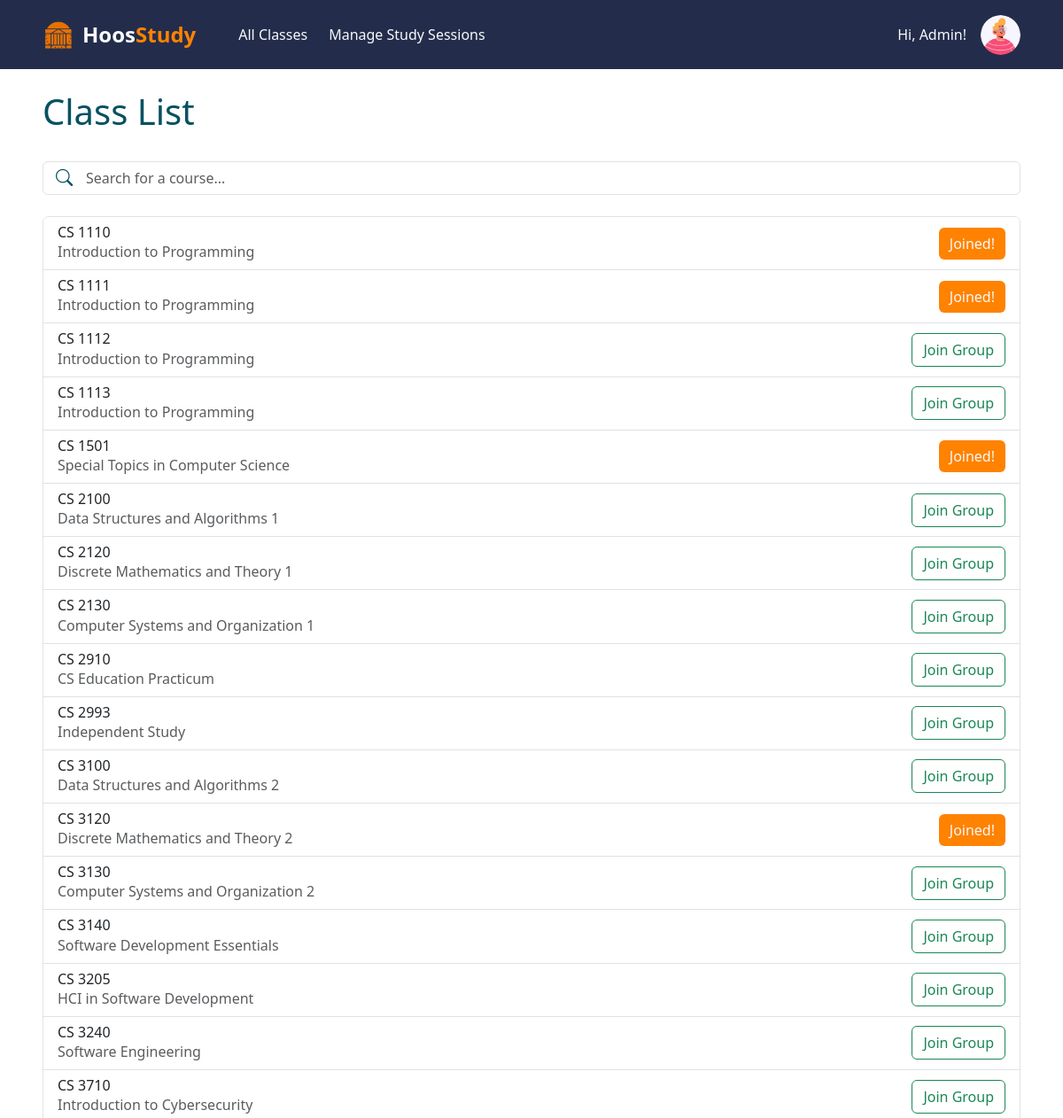
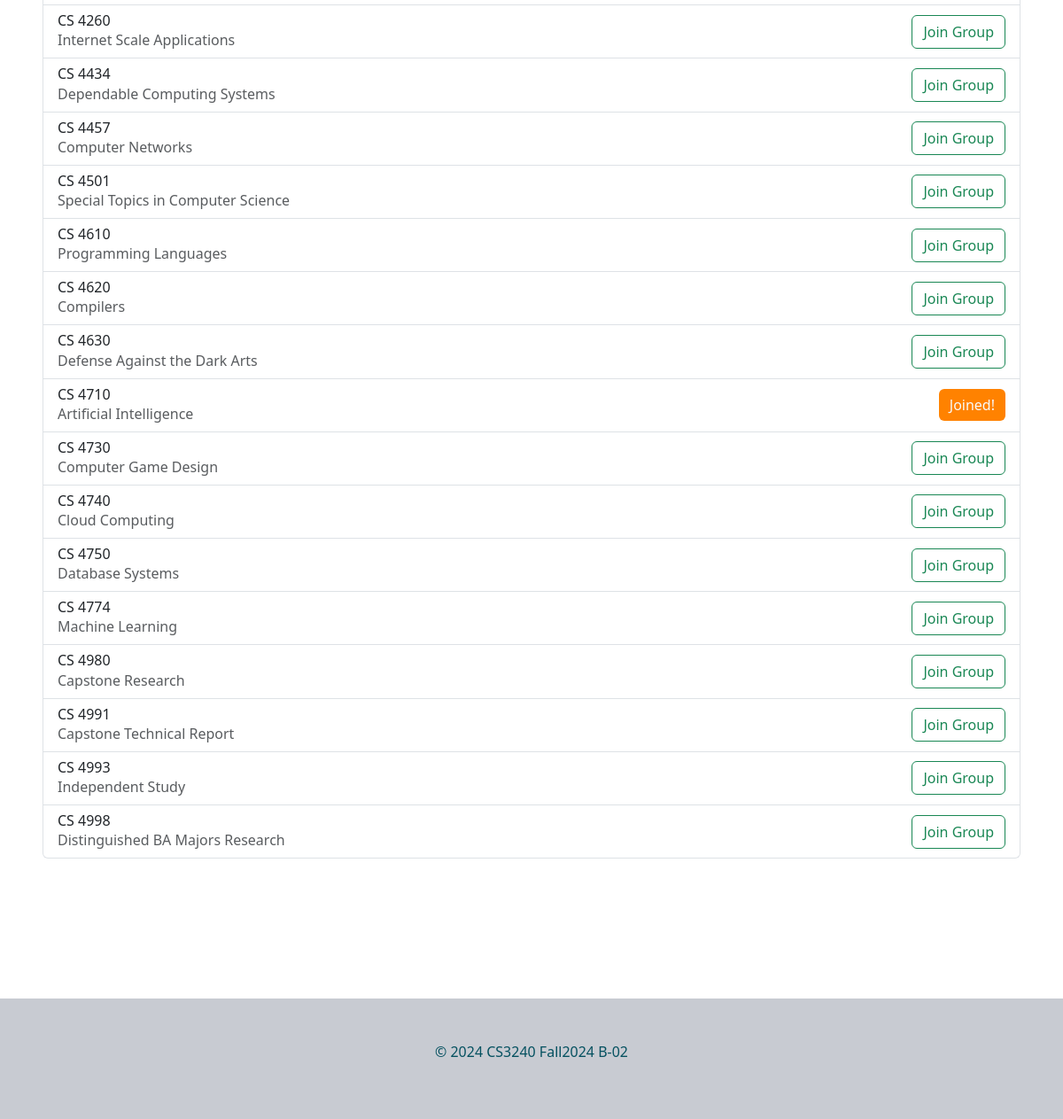
The app's page /classes/ (signed in) with its own data (2 pictures, top to bottom).
### hoos_study_app/models.py (models this page shows, shortened)
class User(AbstractUser):
    YEAR_CHOICES = [
        ('1', 'First Year'),
        ('2', 'Second Year'),
        ('3', 'Third Year'),
        ('4', 'Fourth Year'),
    ]
    is_pma_admin = models.BooleanField(default=False)
    year = models.CharField(max_length=1, choices=YEAR_CHOICES,  null=True, blank=True)
    profile_picture = models.ImageField(
        upload_to='profile_pictures/', null=True, blank=True,
        validators=[validate_file_extension, validate_file_size],
        default=random_profile_picture
    )

class Course(models.Model):
    mnemonic = models.CharField(max_length=4, default="GEN")
    number = models.IntegerField(default=1000)
    title = models.CharField(max_length=100, default="HOOS")
    students = models.ManyToManyField(User, related_name="courses", blank=True)
    semester = models.CharField(max_length=20, default="N/A")

### hoos_study_app/views.py (the view)
# urls.py: path("classes/", views.ClassesView.as_view(), name="class-list"),
class ClassesView(ListView):
    model = Course
    template_name = "hoos_study_app/classes.html"
    context_object_name = "class_list"
    def get_queryset(self):
        return Course.objects.order_by('mnemonic', 'number')

### hoos_study_app/templates/hoos_study_app/classes.html (shortened to what this page needs)
{% extends "base.html" %}
{% block content %}
<h1>Class List</h1>
<div class="d-flex flex-column gap-4 pt-4 align-items-center justify-content-center">
    <div class="position-relative w-100">
        <i class="bi bi-search position-absolute" style="top: 50%; left: 15px; transform: translateY(-50%); font-size: 1.2em;"></i>
        <input type="text" id="searchInput" class="form-control ps-5 pe-5" placeholder="Search for a course..." onkeyup="filterList()">
    </div>
    <div class="list-group overflow-y-scroll w-100" style="height: calc(100vh - 270px);" id="courseList">
        {% if class_list %}
            {% for course in class_list %}
                <div class="list-group-item d-flex w-100 align-items-center justify-content-between">
                    <div class="">
                        <h6 id="courseMnemonic" class="mb-0">{{ course.mnemonic }} {{ course.number }}</h6>
                        <p id="courseTitle" class="mb-0 text-muted">{{ course.title }}</p>
                    </div>
                    <div class="d-flex align-items-center">
                        {% if request.user in course.students.all %}
                            <a href="{% url 'hoos_study_app:course_group' course.pk %}"
                               class="btn btn-primary btn-outline-light"
                               style="background-color: #FF8200; border: none;">
                                Joined!
                            </a>
                        {% else %}
                            <form class="mb-0" action="{% url 'hoos_study_app:join_course_group' course.id %}" method="post">
                                <button type="submit" class="btn btn-outline-success">Join Group</button>
                            </form>
                        {% endif %}
                    </div>
                </div>
            {% endfor %}
        {% endif %}
    </div>
</div>
{% endblock %}

### hoos_study_app/templates/base.html (shortened to what this page needs)
<!DOCTYPE html>
<html lang="en">
<head>
    {% load static %}
    <link rel="stylesheet" href="{% static 'hoos_study_app/css/styles.css' %}">
    <link href="https://cdn.jsdelivr.net/npm/bootstrap@5.3.3/dist/css/bootstrap.min.css" rel="stylesheet"
>
    <link rel="stylesheet" href="https://cdn.jsdelivr.net/npm/bootstrap-icons@1.11.3/font/bootstrap-icons.min.css">
</head>
<body class="d-flex flex-column min-vh-100">
  <header class="navbar navbar-expand-lg py-3" style="background-color: #232D4B;">
    <nav class="container-xxl px-5">
      <div class="collapse navbar-collapse text-light" id="navbarToggler">
        <a class="navbar-brand d-flex align-items-center me-5 fw-bold text-light" href="{% url 'hoos_study_app:home' %}" style="text-decoration: none;">
            <img src="{% static 'hoos_study_app/img/rotundaIcon.png' %}"
                alt="Rotunda Icon"
                style="width: 35px; height: 35px; margin-right: 10px;">
            <span style="font-size: 1.5rem; font-weight: bold;">Hoos<span style="color: #FF8200;">Study</span></span>
        </a>
        <a class="nav-link me-4" href="{% url 'hoos_study_app:class-list' %}">
          All Classes
        </a>
        {% if user.is_pma_admin %}
        <a class="nav-link me-4" href="{% url 'hoos_study_app:pma-manage-study-sessions' %}">
          Manage Study Sessions
        </a>
        {% endif %}
      </div>
      <div class="ms-auto">
        {% if user.is_authenticated %}
        <div class="d-flex align-items-center text-light">
          <p class="me-3 mb-0">Hi, {{ user.first_name }}!</p>
          <div id="profile-picture-dropdown" class="nav-item dropdown">
            <a class="nav-link dropdown-toggle" href="#" role="button" data-bs-toggle="dropdown" aria-expanded="false">
              <img id="profile-picture"
                 class="rounded-circle"
                 src="{% if user.profile_picture %}{{ user.profile_picture.url }}{% endif %}"
                 style="width: 45px; height: 45px; object-fit: cover;">
            </a>
          </div>
        </div>
        {% else %}
          <a href="{% url 'account_login' %}" class="btn btn-light">
            <i class="bi bi-box-arrow-in-right me-1"></i>
            Log In
          </a>
        {% endif %}
      </div>
    </nav>
  </header>
  {% block main %}
  <div id="content" class="container-xxl px-5 flex-grow-1 my-4 text-info-emphasis">
    {% block content %}{% endblock %}
  </div>
  {% endblock main %}
  <div class="py-5" style="background-color: #C8CBD2;">
    <footer class="container-xxl text-center text-info-emphasis">
      <p>© 2024 CS3240 Fall2024 B-02</p>
    </footer>
  </div>
</body>

### static/hoos_study_app/css/styles.css (style rules this page uses)
#profile-picture-dropdown .nav-link.dropdown-toggle::after { display: none; }

### records on screen
User: first_name "Admin", profile_picture (picture)
Course: mnemonic "CS", number "1110", title "Introduction to Programming", shows "Joined!"
Course: mnemonic "CS", number "1111", title "Introduction to Programming", shows "Joined!"
Course: mnemonic "CS", number "1112", title "Introduction to Programming", shows "Join Group"
Course: mnemonic "CS", number "1113", title "Introduction to Programming", shows "Join Group"
Course: mnemonic "CS", number "1501", title "Special Topics in Computer Science", shows "Joined!"
Course: mnemonic "CS", number "2100", title "Data Structures and Algorithms 1", shows "Join Group"
Course: mnemonic "CS", number "2120", title "Discrete Mathematics and Theory 1", shows "Join Group"
Course: mnemonic "CS", number "2130", title "Computer Systems and Organization 1", shows "Join Group"
Course: mnemonic "CS", number "2910", title "CS Education Practicum", shows "Join Group"
Course: mnemonic "CS", number "2993", title "Independent Study", shows "Join Group"
Course: mnemonic "CS", number "3100", title "Data Structures and Algorithms 2", shows "Join Group"
Course: mnemonic "CS", number "3120", title "Discrete Mathematics and Theory 2", shows "Joined!"
Course: mnemonic "CS", number "3130", title "Computer Systems and Organization 2", shows "Join Group"
Course: mnemonic "CS", number "3140", title "Software Development Essentials", shows "Join Group"
Course: mnemonic "CS", number "3205", title "HCI in Software Development", shows "Join Group"
Course: mnemonic "CS", number "3240", title "Software Engineering", shows "Join Group"
Course: mnemonic "CS", number "3710", title "Introduction to Cybersecurity", shows "Join Group"
Course: mnemonic "CS", number "4260", title "Internet Scale Applications", shows "Join Group"
Course: mnemonic "CS", number "4434", title "Dependable Computing Systems", shows "Join Group"
Course: mnemonic "CS", number "4457", title "Computer Networks", shows "Join Group"
Course: mnemonic "CS", number "4501", title "Special Topics in Computer Science", shows "Join Group"
Course: mnemonic "CS", number "4610", title "Programming Languages", shows "Join Group"
Course: mnemonic "CS", number "4620", title "Compilers", shows "Join Group"
Course: mnemonic "CS", number "4630", title "Defense Against the Dark Arts", shows "Join Group"
Course: mnemonic "CS", number "4710", title "Artificial Intelligence", shows "Joined!"
Course: mnemonic "CS", number "4730", title "Computer Game Design", shows "Join Group"
Course: mnemonic "CS", number "4740", title "Cloud Computing", shows "Join Group"
Course: mnemonic "CS", number "4750", title "Database Systems", shows "Join Group"
Course: mnemonic "CS", number "4774", title "Machine Learning", shows "Join Group"
Course: mnemonic "CS", number "4980", title "Capstone Research", shows "Join Group"
Course: mnemonic "CS", number "4991", title "Capstone Technical Report", shows "Join Group"
Course: mnemonic "CS", number "4993", title "Independent Study", shows "Join Group"
Course: mnemonic "CS", number "4998", title "Distinguished BA Majors Research", shows "Join Group"
